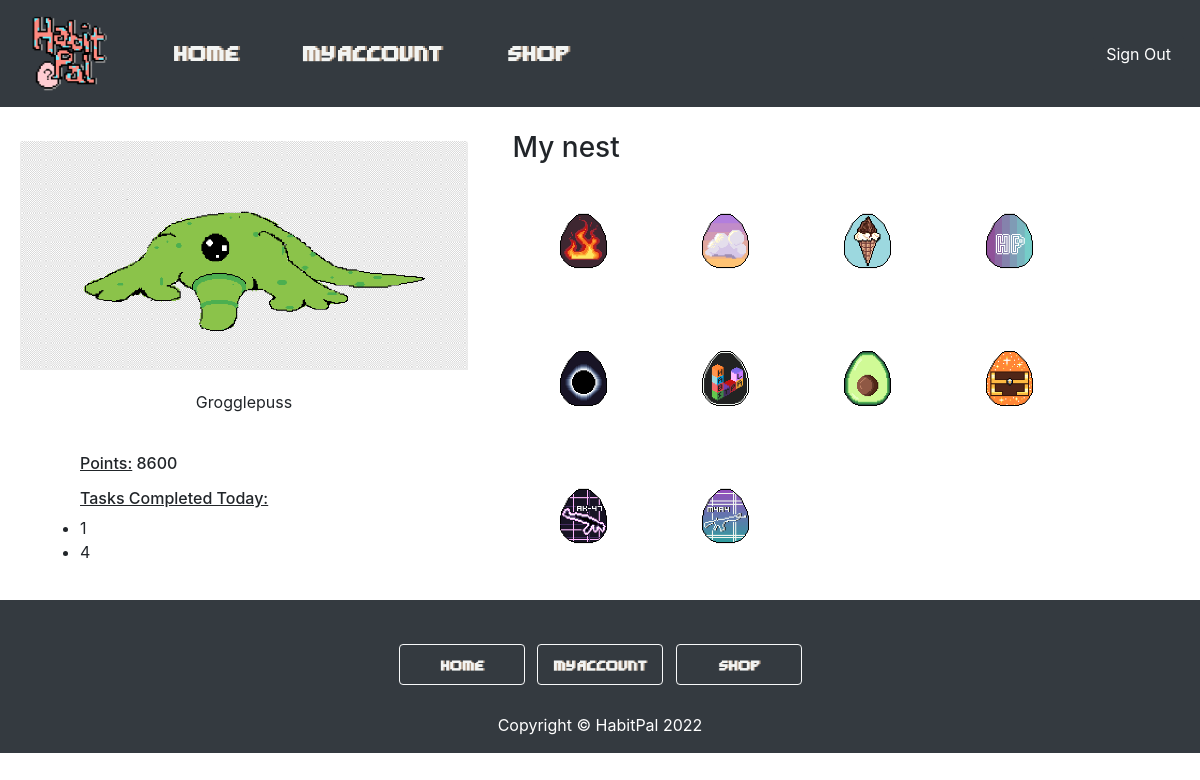
Page /myaccount (signed in) on the earlier database version.
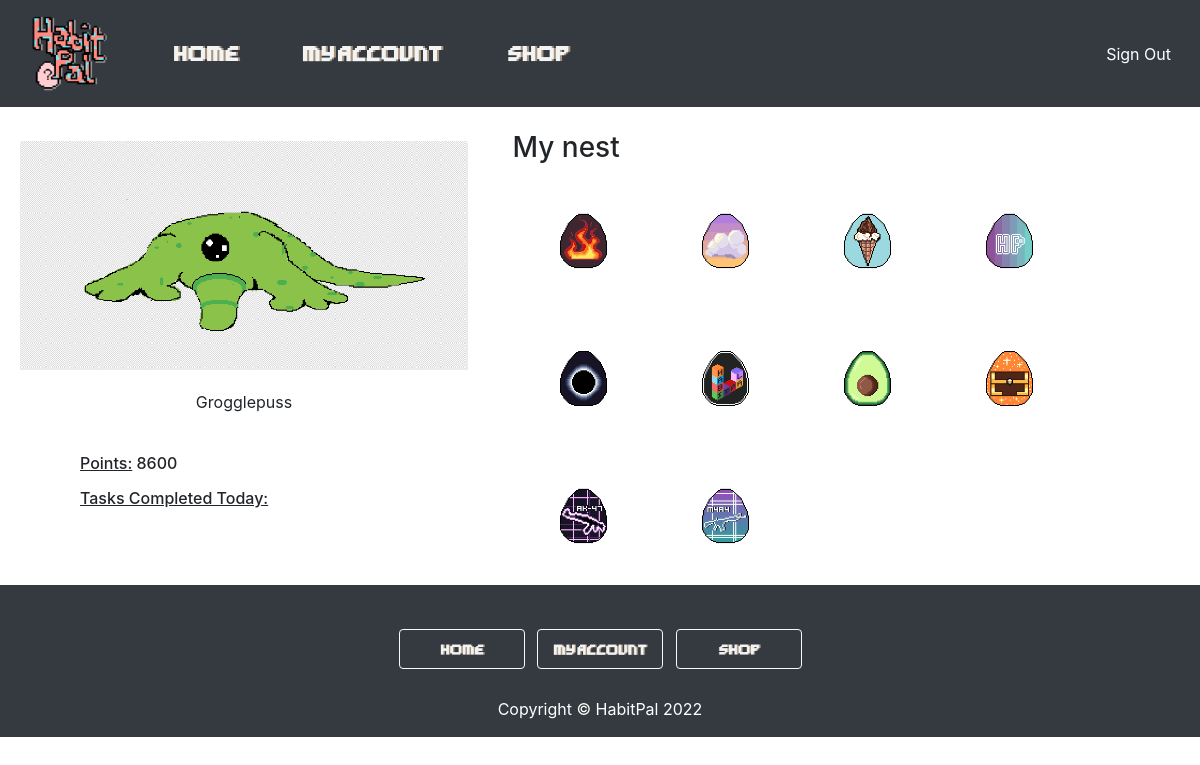
Same page on the later database version.
### tables this page shows
CREATE TABLE completedTasks(username text, date text, task text);

### app.py (the view)
@app.route('/myaccount')
def myaccount():
    if 'loggedin' in session:
        day = get_date()
        cursor = conn.cursor()
        cursor.execute( 'SELECT task FROM completedTasks WHERE username = ? and date = ?', (session['username'], day,))
        tasks = cursor.fetchall()
        cursor.execute( 'SELECT points FROM points WHERE username = ?', (session['username'],))
        points = cursor.fetchall()
        pointsTotal = 0
        for i in points:
            pointsTotal += i[0]
        eggs=[url_for('static',filename ='egg1.png'), url_for('static',filename ='egg2.png'),
        url_for('static',filename ='egg3.png'), url_for('static',filename ='egg4.png'),
        url_for('static',filename ='egg5.png'), url_for('static',filename ='egg6.png'),
        url_for('static',filename ='egg7.png'), url_for('static',filename ='egg8.png'),
        url_for('static',filename ='egg9.png'), url_for('static',filename ='egg10.png')]
        return render_template("myaccount.html", eggs=eggs, tasks=tasks, points=pointsTotal)
    return render_template("login.html")

### app.py (called while the page is built)
def get_date():
    dateandtime = datetime.now()
    day = dateandtime.day
    month = dateandtime.month
    year = dateandtime.year
    day = str(month) + "-" + str(day) + "-" + str(year)
    return day

### templates/myaccount.html (shortened to what this page needs)
<!DOCTYPE html>
<html lang="en">
<head>
  <link rel="stylesheet" href="{{ url_for('static', filename='css/style.css') }}" type="text/css">
  <link rel="stylesheet" href="https://stackpath.bootstrapcdn.com/bootstrap/4.1.3/css/bootstrap.min.css"
>
  <link rel="stylesheet" href="https://cdnjs.cloudflare.com/ajax/libs/font-awesome/4.7.0/css/font-awesome.min.css">
</head>
<body>
  <nav class="navbar navbar-expand-lg navbar-dark bg-dark">
    <a class="nav-link" href="{{ url_for('welcome') }}">
      <img src=../static/button_images/logo.png width="75px" height="75px" />
    </a>
    <div class="collapse navbar-collapse" id="navbarSupportedContent">
      <ul class="navbar-nav mr-auto">
        <li class="nav-item active">
          <a class="nav-link" href="{{ url_for('home') }}">
            <img src=../static/button_images/home3.png width="150px" height="37.5px"
              onmouseover="this.src='../static/button_images/home4.png';"
              onmouseout="this.src='../static/button_images/home3.png';" />
            <span class="sr-only">(current)</span></a>
        </li>
        <li class="nav-item active">
          <a class="nav-link" href="{{ url_for('myaccount') }}">
            <img src=../static/button_images/myaccount3.png width="150px" height="37.5px"
              onmouseover="this.src='../static/button_images/myaccount4.png';"
              onmouseout="this.src='../static/button_images/myaccount3.png';" />
          </a>
        <li class="nav-item active">
          <a class="nav-link" href="{{ url_for('store') }}">
            <img src=../static/button_images/shop3.png width="150px" height="37.5px"
              onmouseover="this.src='../static/button_images/shop4.png';"
              onmouseout="this.src='../static/button_images/shop3.png';" />
          </a>
        </li>
      </ul>
      <a href="{{ url_for('logout') }}" class="btn btn-dark">Sign Out</a>
    </div>
  </nav>
  <div class="MA-container">
    <div class="row">
      <div class="col-5">
        <div class="MA-pet-info">
          <div class="MA-card">
            <br>
            <img class="card-img-top" src="{{url_for('static',filename ='jwa_concept_MURGv5.PNG')}}"
              alt="Card image cap">
            <div class="card-body">
              <p class="card-text">Grogglepuss</p>
              <br>
              <ul>
                <h6><u>Points:</u> {{ points }}</h6>
              </ul>
              <ul>
                <h6><u>Tasks Completed Today:</u></h6>
                {% for i in tasks %}
                <li>{{ i[0] }}</li>
                {% endfor %}
              </ul>
            </div>
          </div>
        </div>
      </div>
      <div class="col-7">
        <br>
        <h3>My nest</h3>
        {% for i in eggs %}
        <img src="{{ i }}" style="width:20%">
        {% endfor %}
      </div>
    </div>
  </div>
  <footer class="footindex bg-dark">
    <div class="container p-4 pb-0 text-center">
      <section class="text-center">
        <a class="btn btn-outline-light btn-floating m-1" style="background-color: #343a40" href="{{ url_for('home') }}"
          role="button"><img src=../static/button_images/home3.png width="100px" height="25px"
            onmouseover="this.src='../static/button_images/home4.png';"
            onmouseout="this.src='../static/button_images/home3.png';" /></a>
        <a class="btn btn-outline-light btn-floating m-1" style="background-color: #343a40"
          href="{{ url_for('myaccount') }}" role="button"><img src=../static/button_images/myaccount3.png width="100px"
            height="25px" onmouseover="this.src='../static/button_images/myaccount4.png';"
            onmouseout="this.src='../static/button_images/myaccount3.png';" /></a>
        <a class="btn btn-outline-light btn-floating m-1" style="background-color: #343a40"
          href="{{ url_for('store') }}" role="button"><img src=../static/button_images/shop3.png width="100px"
            height="25px" onmouseover="this.src='../static/button_images/shop4.png';"
            onmouseout="this.src='../static/button_images/shop3.png';" /></a>
      </section>
    </div>
    <div class="container">
      <p class="m-0 text-center text-white">Copyright &copy; HabitPal 2022</p>
    </div>
  </footer>
</body>
</html>

### static/css/style.css (style rules this page uses)
.MA-pet-info { width: 30rem; height: 100%; float: left; }
.MA-card { margin-top: 10px; margin-left: 20px; width: 28rem; float: left; }
.card-text { text-align: center; }
.footindex { clear: both; position: relative; bottom: 0; padding-top: 1rem!important; width: 100%; padding-bottom: 1rem!important; }

Differences in the rows shown:
removed completedTasks: task "1"
removed completedTasks: task "4"
